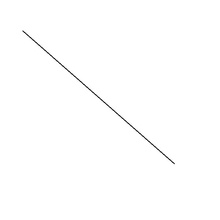
%> input picture Labs/08 Lab8/line_1.jpg, 220 x 220 px, shrunk from 600 x 600 before the run
$ octave derin_gezgin_lab08.m   (GNU Octave 9; MATLAB toolbox functions it lacks are replaced by stand-ins)
%> lines starting %> are read from the running program, lines starting %| are printed output that depends on the picture; in (x1, y1, x2, y2) boxes, pixels count from 0 and x2, y2 are one past the last pixel; in counts of white or black regions, pixels touching at a corner belong together; the program's own positions count from 1
clc;
hough_start();
% [1 line not run here, left out]
function hough_start
    % Saving the image names
    fn{1} = 'line_1.jpg';
    fn{2} = 'line_2.jpg';
    fn{3} = 'line_3.jpg';
    fn{4} = 'line_4.jpg';
    fn{5} = 'line_5.jpg';
    fn{6} = 'line_6.jpg';
    fn{7} = 'line_7.jpg';
    fn{8} = 'line_8.jpg';
    fn{9} = 'line_9.jpg';

    % For each image
    for i = 1 : length(fn)
        image1 = imread(fn{i});
%> image1 is the input picture: size 220x220x3 uint8; min 18, max 255, mean 254

        % Show the image
        figure(1);
        subplot(1,3,1);
        imshow(image1);
        title("Original Image");

        % Convert the image into BW for edge detection
        bw_image = rgb2gray(image1);

        % Canny Edge Detection
        detected = edge(bw_image, 'canny', [0.1, 0.3]);
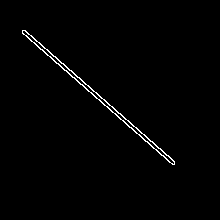
%> detected: size 220x220 logical; 1.1% white in thin lines or dots, all inside (x1, y1, x2, y2) = (22, 30, 175, 165)

        % Showing the Detected Edges in the Image
        subplot(1,3,2);
        imshow(detected);
        title("Detected Edges");

        % Setting up the Accumulator Matrix
        [x_dim, y_dim] = size(detected);  % Getting the size of the image
%> x_dim = 220; y_dim = 220

        % Getting the D value which is the diagonal image pixels
        D = sqrt(x_dim^2 + y_dim^2);
%> D = 311.1

        % Ranges for the Theta which is the slope of the line
        theta_range = -89:90;

        % Ranges for Rho which ranges from -D to D
        rho_range = -D:D;
%> rho_range = 623 values from -311.1 to 310.9

        % Creating the accumulator array
        A = zeros(length(rho_range), length(theta_range));

        % For each pixel in the detected edges
        for x = 1:x_dim
            for y = 1:y_dim
                if detected(y, x) % If it is an edge pixel
                    % Loop over all theta values to assess all possible angles
                    for theta_index = 1:length(theta_range)
                        theta = theta_range(theta_index);

                        % Calculate rho for current (x, y) and theta
                        rho = x * cosd(theta) + y * sind(theta);

                        % The rho value can range from -D to D and to ensure that we don't have a negative index, we need this
                        rho_index = round(rho + D);

                        % When we know the exact location, just increment the relevant location.
                        A(rho_index, theta_index) = A(rho_index, theta_index) + 1;
                    end
                end
            end
        end
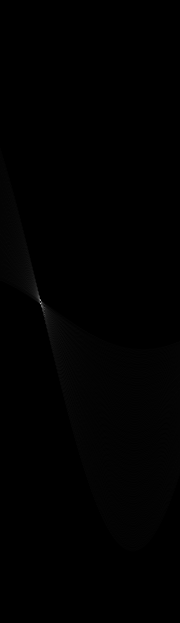
%> A: size 623x180 double; min 0, max 188, mean 0.9
%> after the loop, rho = 165; rho_index = 476; theta = 90

        neighborhood_size = 20;  % Neighborhood size to set zero
        threshold = 0.39;  % Setting the threshold
        threshold = threshold * 255;  % I like to keep the threshold from 0 to 1 so this updates to 0 to 255

        % Finding the line locations in the image
        [row_peaks, col_peaks] = find_lines(A, neighborhood_size, threshold);
%> the loop in find_lines, `while true` made 2 passes
%> (max_value, row, col, row_peaks, col_peaks, row_start, row_end, col_start) on pass 1: (188, 304, 41, 304, 41, 284, 324, 21)
%> max_value on pass 2: 28
%> after the loop in find_lines, `while true`:
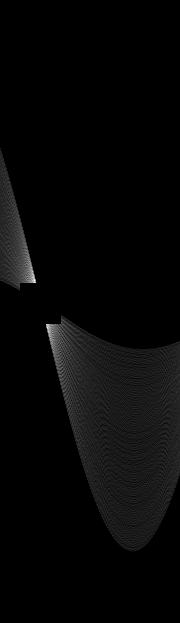
%> A: size 623x180 double; 0.52% of pixels changed, all inside (x1, y1, x2, y2) = (20, 283, 61, 324); drawn with min black and max white
%> row_peaks = 304; col_peaks = 41

        % Drawing the lines
        subplot(1,3,3);
        imshow(image1);
        title("Detected Lines");
        hold on;

        % For each detected peak
        for p = 1:length(row_peaks)
            % Getting indexes of the matches
            rho_index = row_peaks(p);
            theta_index = col_peaks(p);

            % Getting the specific rho and theta values
            rho = rho_range(rho_index);
            theta = theta_range(theta_index);

            % Calling the helper draw line function
            draw_line(image1, rho, theta);
        end
%> this loop made 1 pass
%> (rho_index, theta_index, rho, theta, x1 in draw_line, x2 in draw_line) on pass 1: (304, 41, -8.13, -49, -11.24, 240.7)
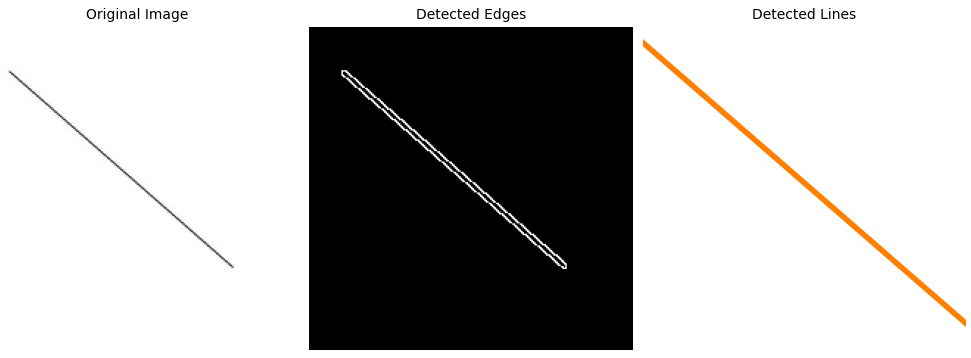
%> figure redrawn from the program's plot data, 3 panels
        hold off;

        pause;
    end
%> pass 2 of the loop in hough_start, `for i = 1 : length(fn)`:
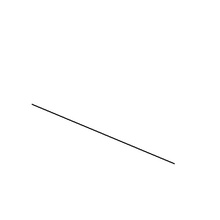
%> input picture Labs/08 Lab8/line_2.jpg, 220 x 220 px, shrunk from 600 x 600 before the run
%> in hough_start, image1 is the input picture: size 220x220x3 uint8; min 21, max 255, mean 254.1
%> detected: size 220x220 logical; 0.72% white in thin lines or dots, all inside (x1, y1, x2, y2) = (31, 103, 175, 165)
%> after the loop in hough_start, `for x = 1:x_dim`: rho = 165; rho_index = 476; theta = 90
%> the loop in find_lines (call 2), `while true` made 2 passes
%> (max_value, row, col, row_peaks, col_peaks, row_start, row_end, col_start) on pass 1: (123, 226, 23, 226, 23, 206, 246, 3)
%> after the loop in find_lines (call 2), `while true`:
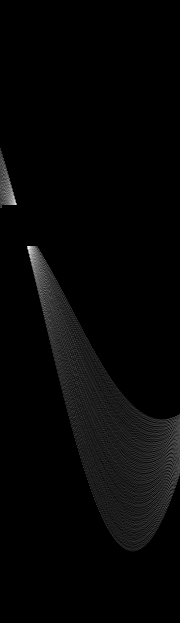
%> A: size 623x180 double; min 0, max 21, mean 0.5; drawn with min black and max white
%> in hough_start, `[row_peaks, col_peaks] = find_lines(A, neighborhood_size, threshold);`: row_peaks = 226; col_peaks = 23
%> the loop in hough_start, `for p = 1:length(row_peaks)` made 1 pass
%> (rho_index, theta_index, rho, theta, x1 in draw_line, x2 in draw_line) on pass 1: (226, 23, -86.13, -67, -218.1, 297.9)
%> after the loop in hough_start, `for p = 1:length(row_peaks)`:
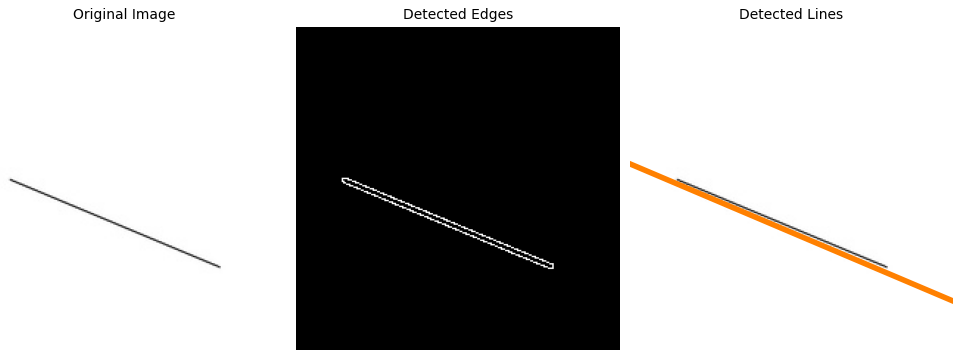
%> figure redrawn from the program's plot data, 3 panels
%> pass 3 of the loop in hough_start, `for i = 1 : length(fn)`:
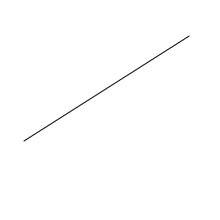
%> input picture Labs/08 Lab8/line_3.jpg, 220 x 220 px, shrunk from 600 x 600 before the run
%> in hough_start, image1 is the input picture: size 220x220x3 uint8; min 23, max 255, mean 253.9
%> detected: size 220x220 logical; 1% white in thin lines or dots, all inside (x1, y1, x2, y2) = (23, 35, 190, 142)
%> after the loop in hough_start, `for x = 1:x_dim`: rho = 38; rho_index = 349; theta = 90
%> the loop in find_lines (call 3), `while true` made 2 passes
%> (max_value, row, col, row_peaks, col_peaks, row_start, row_end, col_start) on pass 1: (139, 445, 148, 445, 148, 425, 465, 128)
%> after the loop in find_lines (call 3), `while true`:
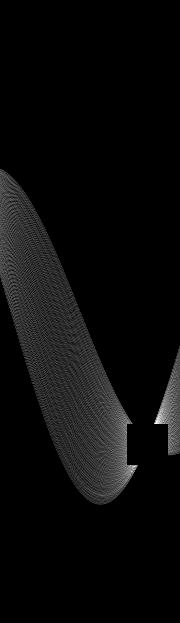
%> A: size 623x180 double; min 0, max 15, mean 0.633; drawn with min black and max white
%> in hough_start, `[row_peaks, col_peaks] = find_lines(A, neighborhood_size, threshold);`: row_peaks = 445; col_peaks = 148
%> the loop in hough_start, `for p = 1:length(row_peaks)` made 1 pass
%> (rho_index, theta_index, rho, theta, x1 in draw_line, x2 in draw_line) on pass 1: (445, 148, 132.9, 58, 249.1, -101.3)
%> after the loop in hough_start, `for p = 1:length(row_peaks)`:
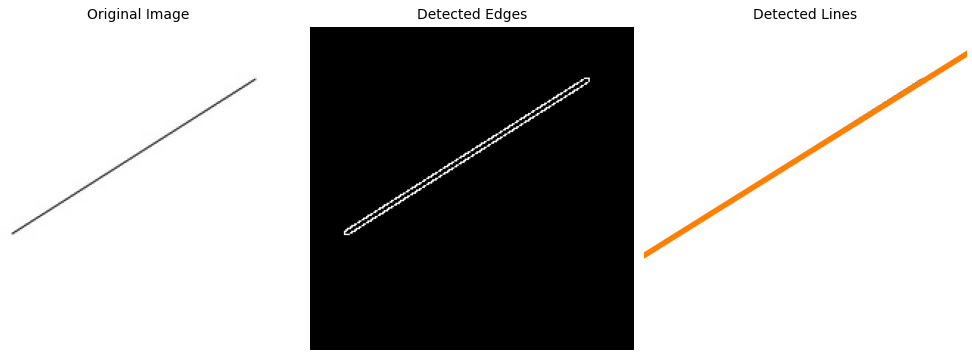
%> figure redrawn from the program's plot data, 3 panels
%> the run ends on the next line
end

function [row_peaks, col_peaks] = find_lines(A, neighborhood_size, threshold)
    % Initialize outputs
    row_peaks = [];
    col_peaks = [];

    % Loop while there are values in A above the threshold
    while true
        % Find the global maximum in the accumulator array
        max_value = max(A(:));

        % If the maximum value is below the threshold, stop
        if max_value < threshold
            break;
        end

        % Find the indices of the global maximum
        [row, col] = find(A == max_value, 1, 'first');  % Pick the first maximum if there are multiple

        % Add the peak to the list of row and column peaks
        row_peaks = [row_peaks; row];
        col_peaks = [col_peaks; col];

        % Checking out of index situations
        row_start = max(1, row - neighborhood_size);
        row_end = min(size(A, 1), row + neighborhood_size);
        col_start = max(1, col - neighborhood_size);
        col_end = min(size(A, 2), col + neighborhood_size);

        % Set the neighborhood to zero
        A(row_start:row_end, col_start:col_end) = 0;
    end
end

% Function to draw a line on the image given rho and theta
function draw_line(image, rho, theta)
    [rows, ~, ~] = size(image);
    if abs(sind(theta)) > 0 % If the line is not vertical
        y1 = 1;
        x1 = (rho - y1 * sind(theta)) / cosd(theta);
        y2 = rows;
        x2 = (rho - y2 * sind(theta)) / cosd(theta);
    else % If the line is vertical
        x1 = rho / cosd(theta);
        x2 = x1;
        y1 = 1;
        y2 = rows;
    end

    % Plotting the line
    line([x1, x2], [y1, y2], 'Color', [1, 0.5, 0], 'LineWidth', 4);
end
